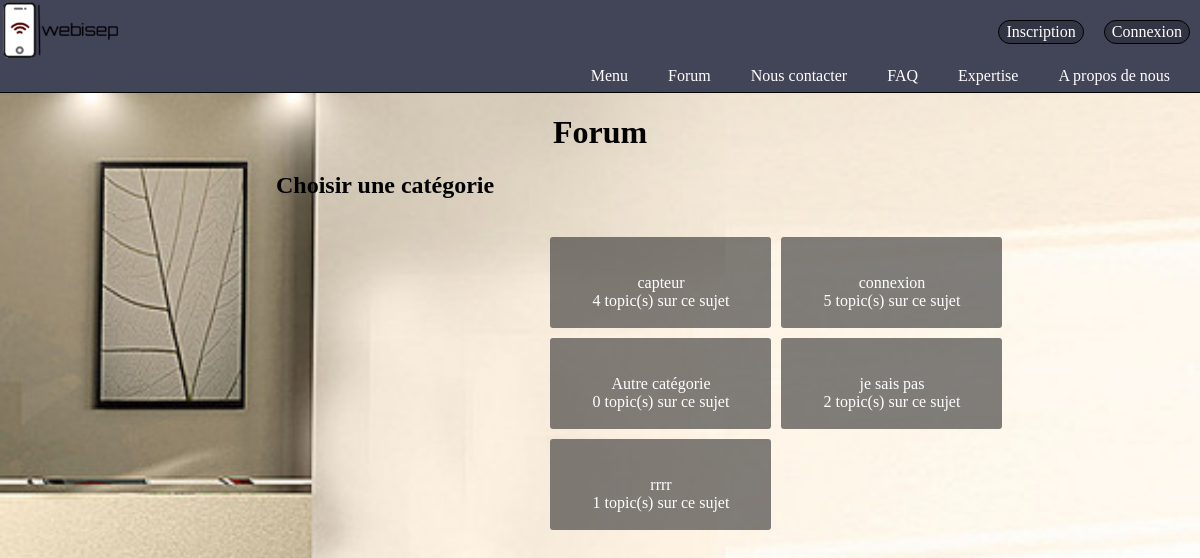
The page /index.php?action=forum on the database its author committed.
### tables this page shows
CREATE TABLE IF NOT EXISTS `categorie` (
  `id` int(11) NOT NULL AUTO_INCREMENT,
  `nom` text NOT NULL,
  PRIMARY KEY (`id`)
);

### controllers/controller.php (called while the page is built, shortened)
<?php
include "models/model.php";
function forum() {
	$reqcategories= affichForum();
    include "views/forum.php";
}
?>

### models/model.php (called while the page is built, shortened)
<?php
function affichForum(){
	$bdd=bdd();
	$reqcategories=$bdd -> prepare('SELECT* FROM categorie ');
	$reqcategories->execute(array());
	return $reqcategories;
}
function affichNbTopic($num){
	$bdd=bdd();
	$reqNbmessage=$bdd ->prepare("SELECT COUNT(titre) FROM topic WHERE id_categorie=?");
	$reqNbmessage->execute(array($num));
	$nbmessage=$reqNbmessage ->fetch();
	return $nbmessage;
}
?>

### views/forum.php (the view, shortened to what this page needs)
<?php include("General.php");
 ?>
<html>
<head>
	<link rel="stylesheet" href="design/forum.css" />
</head>
<body>
	<h1 align="center">Forum</h1>
	<h2>Choisir une catégorie</h2><br>
<div class="totalCategorie" >
<?php
while($listeCategories=$reqcategories ->fetch()){
	$num=$listeCategories['id'];
	$nbmessage=affichNbTopic($num);
	?>
	<a class="categorie" href="index.php?action=categorie&var=<?php echo $listeCategories['nom']?>">
		<?php echo $listeCategories['nom'].'<br>'.$nbmessage[0]." topic(s) sur ce sujet"."<br>"?>
	</a>
<?php
}
?>
</div>
</body>
</html>

### design/forum.css (style rules this page uses)
.categorie { padding: 37px 10px 18px 11px; background-color: #3d3b3ba6; width: 200px; text-align: center; margin-bottom: 10px; float: left; margin-left: 10px; font-family: Times, Times New Roman, serif; color: white; text-decoration: none; border-radius: 3px; }
h2 { padding-left: 23%; font-family: Times, Times New Roman, serif; padding: margin-left:° margin-right: ; }
.totalCategorie { width: 55%; margin-left: 40%; margin-right: auto; float: right; }
body { background-image:url(../image/mur1.jpg); background-size: cover; background-attachment: fixed; background-repeat: no-repeat; image-rendering: optimizeQuality; backface-visibility: visible; }
h1 { font-family: Times, Times New Roman, sans-serif; }

### rows shown on the page
categorie: nom "capteur", nbmessage "4"
categorie: nom "connexion", nbmessage "5"
categorie: nom "Autre catégorie", nbmessage "0"
categorie: nom "je sais pas", nbmessage "2"
categorie: nom "rrrr", nbmessage "1"
